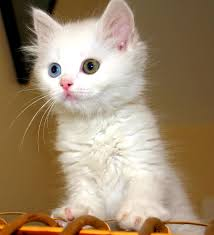
#> input picture 0/cat.jpg, 214 x 235 px
$ python 0.py
#> lines starting #> are read from the running program, lines starting #| are printed output that depends on the picture
#> further down, img is the input picture: shape (235, 214, 3); mean B, G, R 111.5, 138.9, 160.2
#> the answer given: 1
import numpy as np
import cv2 as cv

def replication(image, scale, zoomIn):
#> called with scale = 4, zoomIn = 0
	if zoomIn == 1:
		finalImage = np.zeros((len(image)*int(scale), len(image[0])*int(scale), 3), np.uint8)
		for i in range(len(image)):
			for j in range(len(image[0])):
				i1 = scale * i
				j1 = scale * j
				for i in range(int(scale)):
					for j in range(int(scale)):
						finalImage[i1+i][j1+j] = image[i][j]

	if zoomIn == 0:
		val = float(1/scale)
		finalImage = np.zeros((int(len(image)*val+1), int(len(image[0])*val+1), 3), np.uint8)
#> finalImage: shape (59, 54, 3); every value is 0
		i1 = -1
		j1 = 0
		for i in range(0, len(image), scale):
			i1+=1
			j1 = 0
			for j in range(0, len(image[0]), scale):
				if i < len(image) and j < len(image[0]):
					finalImage[i1][j1] = image[i][j]
					j1+=1
#> this loop made 59 passes
#> i on passes 2 to 13: 4, 8, 12, 16, 20, 24, 28, 32, 36, 40, 44, 48
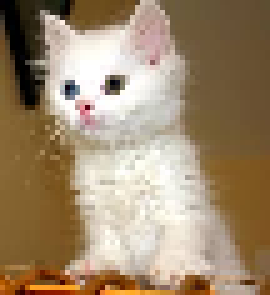
#> finalImage: shape (59, 54, 3) (shown 5 times larger); mean B, G, R 110.7, 138, 159.4
#> after the loop, i1 = 58

	return finalImage

def interpolation(image, scale, zoomIn):
	if zoomIn == 1:
		finalImage = np.zeros((scale*image.shape[0],scale*image.shape[1],image.shape[2]),dtype = np.uint8)
		for i in range(0, len(image)):
			for j in range(0, len(image[0])):
				for z in range(0, scale):
					for k in range(0, scale):
						for g in range(0, 3):
							finalImage[scale*i+z,scale*j+k][g] = (int)(image[i,j][g]*(scale-z)*(scale-k) + image[i+1,j][g]*(z)*(scale-k) + image[i,j+1][g]*(scale-z)*(k) + image[i+1,j+1][g]*(z)*(k))/(scale*scale)
	else:
		finalImage = np.zeros((int(image.shape[0]/scale), int(image.shape[1]/scale), image.shape[2]),dtype = np.uint8)
		for i in range(0, int(len(image)/scale)):
			for j in range(0, int(len(image[0])/scale)):
				for g in range(0, 3):
					col = 0;
					for h in range(0,scale):
						for k in range(0,scale):
							col = col + image[i*scale+h,j*scale+k][g]
					finalImage[i,j][g] = (int)(col/(scale*scale))
	return finalImage

img = cv.imread('cat.jpg')
flag = int(input('Replication (1) or interpolation (2): '))
if flag == 1:
	final = replication(img, 4, 0)
else:
	final = interpolation(img, 5, 0)
cv.imshow('img', img)
cv.imshow('final', final)
cv.waitKey(0)
cv.destroyAllWindows()
